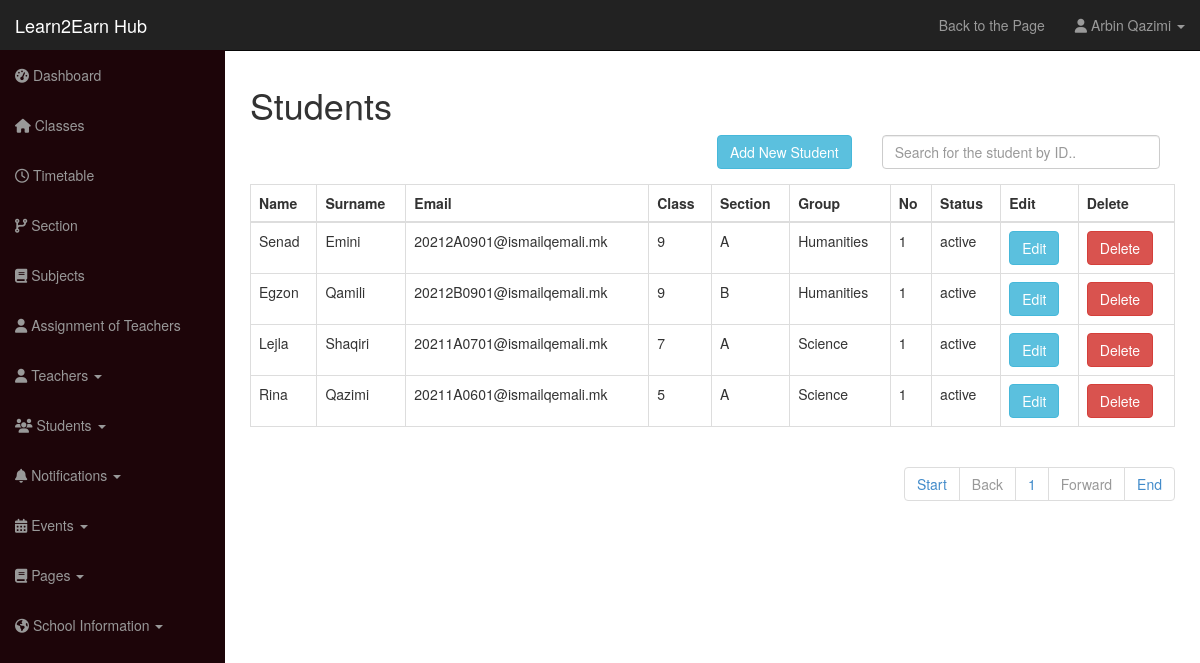
Page /school-admin/students.php (signed in) on the committed database.
### tables this page shows
CREATE TABLE `user` (
  `id` int(12) NOT NULL,
  `username` varchar(100) NOT NULL,
  `user_password` varchar(255) NOT NULL,
  `user_role` varchar(30) NOT NULL,
  `user_firstname` varchar(50) DEFAULT NULL,
  `user_lastname` varchar(50) DEFAULT NULL
);

CREATE TABLE `students` (
  `id` int(12) NOT NULL,
  `student_email` varchar(50) NOT NULL,
  `student_name` varchar(255) DEFAULT NULL,
  `student_class` int(3) NOT NULL,
  `student_section` varchar(10) DEFAULT NULL,
  `student_group` varchar(10) DEFAULT NULL,
  `student_roll` int(5) NOT NULL,
  `student_father_name` varchar(50) NOT NULL,
  `student_mother_name` varchar(50) NOT NULL,
  `student_address` text NOT NULL,
  `student_contact` varchar(20) NOT NULL,
  `student_dob` date DEFAULT NULL,
  `student_blood_group` varchar(15) DEFAULT NULL,
  `student_gender` varchar(10) DEFAULT NULL,
  `student_status` varchar(10) NOT NULL DEFAULT 'active'
);

### functions.php (called while the page is built, shortened)
<?php
	require_once "includes/db.php";
	function get_name_by_session() {
		global $conn;
		$fullName = '';
		if(isset($_SESSION['username'])) {
			$session_user = $_SESSION['username'];
			$query = "SELECT user_firstname, user_lastname FROM user WHERE username='$session_user' LIMIT 1";
			$result = mysqli_query($conn, $query);
			$row = mysqli_fetch_assoc($result);
			$first_name = $row['user_firstname'];
			$last_name = $row['user_lastname'];
			$fullName = $first_name . " " . $last_name;
		}
		return $fullName;
	}

### school-admin/students/all_students.php (the view, shortened to what this page needs)
<div id="student-info">
	<table class="table table-centered table-bordered">
		<thead>
			<tr>
				<th>Name</th>
				<th>Surname</th>
				<th>Email</th>
				<th>Class</th>
				<th>Section</th>
				<th>Group </th>
				<th>No</th>
				<th>Status</th>
				<th>Edit</th>
				<th>Delete</th>
			</tr>
		</thead>
		<tbody>
			<?php
			 if (isset($_GET['pageno'])) {
	            $pageno = $_GET['pageno'];
	        } else {
	            $pageno = 1;
	        }
	        $no_of_records_per_page = 10;
	        $offset = ($pageno-1) * $no_of_records_per_page;
	        $total_pages_sql = "SELECT COUNT(*) FROM students";
	        $result = mysqli_query($conn,$total_pages_sql);
	        $total_rows = mysqli_fetch_array($result)[0];
	        $total_pages = ceil($total_rows / $no_of_records_per_page);
				$sql = "SELECT * FROM students LIMIT $offset, $no_of_records_per_page";
		        $res_data = mysqli_query($conn,$sql);
				while($row = mysqli_fetch_assoc($res_data)) {
					$id 					= $row['id'];
					$student_email 			= $row['student_email'];
					$student_class 			= $row['student_class'];
					$student_section 		= $row['student_section'];
					$student_group 			= $row['student_group'];
					$student_roll 			= $row['student_roll'];
					$student_status 		= $row['student_status'];
					$query_2 = "SELECT * FROM user WHERE username='$student_email' LIMIT 1";
					$result_2 = mysqli_query($conn, $query_2);
					$row_2 = mysqli_fetch_assoc($result_2);
					$student_first_name = $row_2['user_firstname'];
					$student_last_name = $row_2['user_lastname'];
					echo "<tr>";
						echo "<td>$student_first_name</td>";
						echo "<td>$student_last_name</td>";
						echo "<td>$student_email</td>";
						echo "<td>$student_class</td>";
						echo "<td>$student_section</td>";
						echo "<td>$student_group</td>";
						echo "<td>$student_roll</td>";
						echo "<td>$student_status</td>";
						echo "<td><a class='btn btn-info' href='students.php?action=edit_student&s_id=$id'>Edit</a></td>";
						echo "<td><a class='btn btn-danger' href='students.php?action=delete_student&s_id=$id'>Delete</a></td>";
					echo "</tr>";
				}
			?>
		</tbody>
	</table>
	<ul class="pagination pull-right">
	    <li><a href="?pageno=1">Start</a></li>
	    <li class="<?php if($pageno <= 1){ echo 'disabled'; } ?>">
	        <a href="<?php if($pageno <= 1){ echo '#'; } else { echo "?pageno=".($pageno - 1); } ?>">Back</a>
	    </li>
	    <?php for($i = 1; $i <= $total_pages; $i++) { ?>
	    <li>
	        <a href="<?php echo "?pageno=".$i; ?>"><?php echo $i; ?></a>
	    </li>
	     <?php } ?>
	    <li class="<?php if($pageno >= $total_pages){ echo 'disabled'; } ?>">
	        <a href="<?php if($pageno >= $total_pages){ echo '#'; } else { echo "?pageno=".($pageno + 1); } ?>">Forward</a>
	    </li>
	    <li><a href="?pageno=<?php echo $total_pages; ?>">End</a></li>
	</ul>
</div>

### school-admin/includes/header.php (shortened to what this page needs)
<?php
	require_once "../functions.php";
?>
<!DOCTYPE html>
<html lang="en">
	<head>
		<link href="css/bootstrap.css" rel="stylesheet">
		<link href="css/bootstrap-datepicker.css" rel="stylesheet">
		<link href="css/sb-admin.css" rel="stylesheet">
	</head>
	<body>
		<div id="wrapper">
			<nav class="navbar navbar-inverse navbar-fixed-top" role="navigation">
				<div class="navbar-header">
					<a class="navbar-brand" href="index.php">Learn2Earn Hub</a>
				</div>
				<div class="collapse navbar-collapse navbar-ex1-collapse">
					<ul class="nav navbar-nav side-nav">
						<li><a href="index.php"><i class="fa fa-dashboard"></i> Dashboard</a></li>
						<li><a href="class.php"><i class="fa fa-home"></i> Classes</a></li>
						<li><a href="class_time.php"><i class="fa fa-clock-o"></i> Timetable</a></li>
						<li><a href="sections.php"><i class="fa fa-code-fork"></i> Section</a></li>
						<li><a href="subjects.php"><i class="fa fa-book"></i> Subjects</a></li>
						<li><a href="assign_teacher.php"><i class="fa fa-user"></i> Assignment of Teachers</a></li>
						<li class="dropdown">
							<a href="#" class="dropdown-toggle" data-toggle="dropdown"><i class="fa fa-user"></i> Teachers <b class="caret"></b></a>
						</li>
						<li class="dropdown">
							<a href="#" class="dropdown-toggle" data-toggle="dropdown"><i class="fa fa-users"></i> Students <b class="caret"></b></a>
						</li>
						<li class="dropdown">
							<a href="#" class="dropdown-toggle" data-toggle="dropdown"><i class="fa fa-bell"></i> Notifications <b class="caret"></b></a>
						</li>
						<li class="dropdown">
							<a href="#" class="dropdown-toggle" data-toggle="dropdown"><i class="fa fa-calendar"></i> Events <b class="caret"></b></a>
						</li>
						<li class="dropdown">
							<a href="#" class="dropdown-toggle" data-toggle="dropdown"><i class="fa fa-book"></i> Pages <b class="caret"></b></a>
						</li>
						<li class="dropdown">
							<a href="#" class="dropdown-toggle" data-toggle="dropdown"><i class="fa fa-globe"></i> School Information <b class="caret"></b></a>
						</li>
					</ul>
					<ul class="nav navbar-nav navbar-right navbar-user">
						<li><a href="../index.php" target="_blank">Back to the Page</a></li>
						<li class="dropdown user-dropdown">
							<a href="#" class="dropdown-toggle" data-toggle="dropdown"><i class="fa fa-user"></i> <?php echo get_name_by_session(); ?> <b class="caret"></b></a>
						</li>
					</ul>
					</div>
				</nav>
				<div id="page-wrapper">
					<div class="row">
						<div class="col-lg-12">

### school-admin/css/sb-admin.css (style rules this page uses)
body { margin-top: 50px; }
#wrapper { padding-left: 0; }
#page-wrapper { width: 100%; padding: 5px 15px; }
@media (min-width:768px) { #wrapper { padding-left: 225px; } }
@media (min-width:768px) { #page-wrapper { padding: 15px 25px; } }
@media (min-width:768px) { .side-nav { margin-left: -225px; left: 225px; width: 225px; position: fixed; top: 50px; height: 100%; border-radius: 0; border: none; background-color: #1d0509; overflow-y: auto; } }
@media (min-width:768px) { .side-nav>li>a { width: 225px; } }
@media (min-width:768px) { .navbar-collapse { padding-left: 15px !important; padding-right: 15px !important; } }
.side-nav { padding-bottom: 50px; }

### rows in the picture
user: get_name_by_session() "Arbin Qazimi"
students: user.user_firstname "Senad", user.user_lastname "Emini", student_email "20212A0901@ismailqemali.mk", student_class "9", student_section "A", student_group "Humanities", student_roll "1", student_status "active"
students: user.user_firstname "Egzon", user.user_lastname "Qamili", student_email "20212B0901@ismailqemali.mk", student_class "9", student_section "B", student_group "Humanities", student_roll "1", student_status "active"
students: user.user_firstname "Lejla", user.user_lastname "Shaqiri", student_email "20211A0701@ismailqemali.mk", student_class "7", student_section "A", student_group "Science", student_roll "1", student_status "active"
students: user.user_firstname "Rina", user.user_lastname "Qazimi", student_email "20211A0601@ismailqemali.mk", student_class "5", student_section "A", student_group "Science", student_roll "1", student_status "active"
